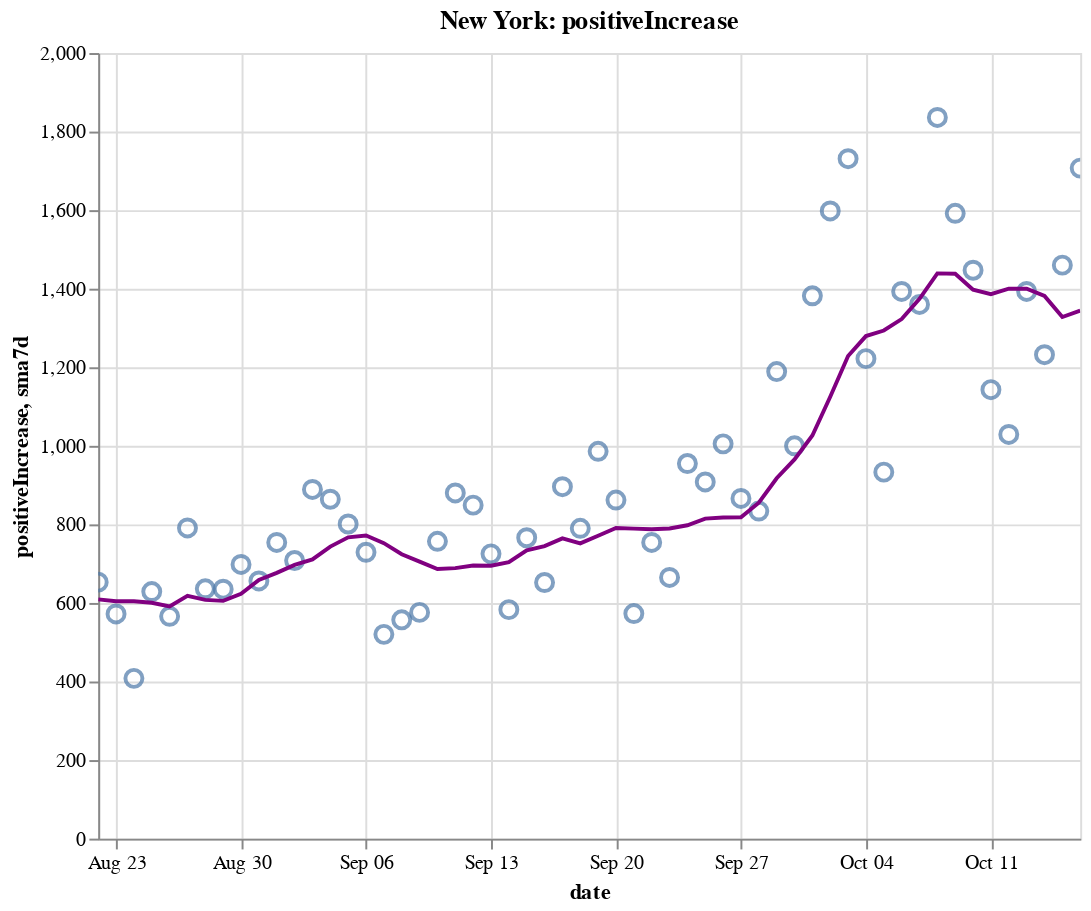

Here is the notebook cell this chart was saved with:
### Code cell
create_plot(ny, 'positiveIncrease')

### Figure 1 — Vega-Lite specification as saved in the notebook (floating-point values rounded to 4 significant figures)
{"config": {"view": {"continuousWidth": 400, "continuousHeight": 300}}, "layer": [{"layer": [{"mark": {"type": "point", "size": 75}, "encoding": {"tooltip": [{"type": "temporal", "field": "date"}, {"type": "quantitative", "field": "positiveIncrease"}, {"type": "quantitative", "field": "sma7d"}], "x": {"type": "temporal", "field": "date"}, "y": {"type": "quantitative", "field": "positiveIncrease"}}, "selection": {"selector008": {"type": "interval", "bind": "scales", "encodings": ["x", "y"]}}}, {"mark": {"type": "line", "color": "purple"}, "encoding": {"x": {"type": "temporal", "field": "date"}, "y": {"type": "quantitative", "field": "sma7d"}}}]}, {"mark": {"type": "rule", "color": "#aaa"}, "encoding": {"x": {"type": "temporal", "field": "date"}}, "transform": [{"filter": {"selection": "selector007"}}]}, {"mark": "circle", "encoding": {"opacity": {"condition": {"value": 1, "selection": "selector007"}, "value": 0}, "tooltip": [{"type": "temporal", "field": "date"}, {"type": "quantitative", "field": "positiveIncrease"}, {"type": "quantitative", "field": "sma7d"}], "x": {"type": "temporal", "field": "date"}, "y": {"type": "quantitative", "field": "positiveIncrease"}}, "selection": {"selector007": {"type": "single", "encodings": ["x"], "on": "mouseover", "nearest": true, "empty": "none"}}}, {"mark": {"type": "text", "align": "left", "dx": 5, "dy": -5, "stroke": "white", "strokeWidth": 2}, "encoding": {"text": {"type": "quantitative", "field": "positiveIncrease"}, "tooltip": [{"type": "temporal", "field": "date"}, {"type": "quantitative", "field": "positiveIncrease"}, {"type": "quantitative", "field": "sma7d"}], "x": {"type": "temporal", "field": "date"}, "y": {"type": "quantitative", "field": "positiveIncrease"}}, "transform": [{"filter": {"selection": "selector007"}}]}, {"mark": {"type": "text", "align": "left", "dx": 5, "dy": -5}, "encoding": {"text": {"type": "quantitative", "field": "positiveIncrease"}, "tooltip": [{"type": "temporal", "field": "date"}, {"type": "quantitative", "field": "positiveIncrease"}, {"type": "quantitative", "field": "sma7d"}], "x": {"type": "temporal", "field": "date"}, "y": {"type": "quantitative", "field": "positiveIncrease"}}, "transform": [{"filter": {"selection": "selector007"}}]}], "data": {"name": "data-151ffb4819173b8f36b28a551a49500b"}, "height": 400, "title": "New York: positiveIncrease", "width": 500, "$schema": "https://vega.github.io/schema/vega-lite/v4.8.1.json", "datasets": {"data-151ffb4819173b8f36b28a551a49500b": [{"date": "2020-08-22T00:00:00", "totalTestResultsIncrease": 94850.0, "positiveIncrease": 653.0, "death": 25280.0, "deathIncrease": 4.0, "positiveRate": 0.007, "state": "New York", "sma7d": 609.1}, {"date": "2020-08-23T00:00:00", "totalTestResultsIncrease": 74040.0, "positiveIncrease": 572.0, "death": 25290.0, "deathIncrease": 6.0, "positiveRate": 0.008, "state": "New York", "sma7d": 604.1}, {"date": "2020-08-24T00:00:00", "totalTestResultsIncrease": 62030.0, "positiveIncrease": 408.0, "death": 25300.0, "deathIncrease": 7.0, "positiveRate": 0.007, "state": "New York", "sma7d": 604.1}, {"date": "2020-08-25T00:00:00", "totalTestResultsIncrease": 67260.0, "positiveIncrease": 629.0, "death": 25300.0, "deathIncrease": 2.0, "positiveRate": 0.009, "state": "New York", "sma7d": 600.4}, {"date": "2020-08-26T00:00:00", "totalTestResultsIncrease": 71190.0, "positiveIncrease": 566.0, "death": 25300.0, "deathIncrease": 8.0, "positiveRate": 0.008, "state": "New York", "sma7d": 591.1}, {"date": "2020-08-27T00:00:00", "totalTestResultsIncrease": 83440.0, "positiveIncrease": 791.0, "death": 25310.0, "deathIncrease": 4.0, "positiveRate": 0.009, "state": "New York", "sma7d": 618.3}, {"date": "2020-08-28T00:00:00", "totalTestResultsIncrease": 97830.0, "positiveIncrease": 636.0, "death": 25310.0, "deathIncrease": 3.0, "positiveRate": 0.007, "state": "New York", "sma7d": 607.9}, {"date": "2020-08-29T00:00:00", "totalTestResultsIncrease": 93870.0, "positiveIncrease": 635.0, "death": 25320.0, "deathIncrease": 7.0, "positiveRate": 0.007, "state": "New York", "sma7d": 605.3}, {"date": "2020-08-30T00:00:00", "totalTestResultsIncrease": 100000.0, "positiveIncrease": 698.0, "death": 25330.0, "deathIncrease": 8.0, "positiveRate": 0.007, "state": "New York", "sma7d": 623.3}, {"date": "2020-08-31T00:00:00", "totalTestResultsIncrease": 66240.0, "positiveIncrease": 656.0, "death": 25330.0, "deathIncrease": 1.0, "positiveRate": 0.01, "state": "New York", "sma7d": 658.7}, {"date": "2020-09-01T00:00:00", "totalTestResultsIncrease": 77000.0, "positiveIncrease": 754.0, "death": 25330.0, "deathIncrease": 3.0, "positiveRate": 0.01, "state": "New York", "sma7d": 676.6}, {"date": "2020-09-02T00:00:00", "totalTestResultsIncrease": 88450.0, "positiveIncrease": 708.0, "death": 25340.0, "deathIncrease": 5.0, "positiveRate": 0.008, "state": "New York", "sma7d": 696.9}, {"date": "2020-09-03T00:00:00", "totalTestResultsIncrease": 88980.0, "positiveIncrease": 889.0, "death": 25340.0, "deathIncrease": 7.0, "positiveRate": 0.01, "state": "New York", "sma7d": 710.9}, {"date": "2020-09-04T00:00:00", "totalTestResultsIncrease": 93400.0, "positiveIncrease": 864.0, "death": 25350.0, "deathIncrease": 5.0, "positiveRate": 0.009, "state": "New York", "sma7d": 743.4}, {"date": "2020-09-05T00:00:00", "totalTestResultsIncrease": 99760.0, "positiveIncrease": 801.0, "death": 25350.0, "deathIncrease": 2.0, "positiveRate": 0.008, "state": "New York", "sma7d": 767.1}, {"date": "2020-09-06T00:00:00", "totalTestResultsIncrease": 85630.0, "positiveIncrease": 729.0, "death": 25360.0, "deathIncrease": 9.0, "positiveRate": 0.009, "state": "New York", "sma7d": 771.6}, {"date": "2020-09-07T00:00:00", "totalTestResultsIncrease": 58860.0, "positiveIncrease": 520.0, "death": 25360.0, "deathIncrease": 2.0, "positiveRate": 0.009, "state": "New York", "sma7d": 752.1}, {"date": "2020-09-08T00:00:00", "totalTestResultsIncrease": 57830.0, "positiveIncrease": 557.0, "death": 25370.0, "deathIncrease": 6.0, "positiveRate": 0.01, "state": "New York", "sma7d": 724.0}, {"date": "2020-09-09T00:00:00", "totalTestResultsIncrease": 63230.0, "positiveIncrease": 576.0, "death": 25370.0, "deathIncrease": 3.0, "positiveRate": 0.009, "state": "New York", "sma7d": 705.1}, {"date": "2020-09-10T00:00:00", "totalTestResultsIncrease": 76810.0, "positiveIncrease": 757.0, "death": 25380.0, "deathIncrease": 7.0, "positiveRate": 0.01, "state": "New York", "sma7d": 686.3}, {"date": "2020-09-11T00:00:00", "totalTestResultsIncrease": 89720.0, "positiveIncrease": 880.0, "death": 25380.0, "deathIncrease": 5.0, "positiveRate": 0.01, "state": "New York", "sma7d": 688.6}, {"date": "2020-09-12T00:00:00", "totalTestResultsIncrease": 102900.0, "positiveIncrease": 849.0, "death": 25380.0, "deathIncrease": 2.0, "positiveRate": 0.008, "state": "New York", "sma7d": 695.4}, {"date": "2020-09-13T00:00:00", "totalTestResultsIncrease": 72670.0, "positiveIncrease": 725.0, "death": 25390.0, "deathIncrease": 6.0, "positiveRate": 0.01, "state": "New York", "sma7d": 694.9}, {"date": "2020-09-14T00:00:00", "totalTestResultsIncrease": 63360.0, "positiveIncrease": 583.0, "death": 25390.0, "deathIncrease": 4.0, "positiveRate": 0.009, "state": "New York", "sma7d": 703.9}, {"date": "2020-09-15T00:00:00", "totalTestResultsIncrease": 73680.0, "positiveIncrease": 766.0, "death": 25400.0, "deathIncrease": 11.0, "positiveRate": 0.01, "state": "New York", "sma7d": 733.7}, {"date": "2020-09-16T00:00:00", "totalTestResultsIncrease": 75090.0, "positiveIncrease": 652.0, "death": 25410.0, "deathIncrease": 5.0, "positiveRate": 0.009, "state": "New York", "sma7d": 744.6}, {"date": "2020-09-17T00:00:00", "totalTestResultsIncrease": 91500.0, "positiveIncrease": 896.0, "death": 25410.0, "deathIncrease": 3.0, "positiveRate": 0.01, "state": "New York", "sma7d": 764.4}, {"date": "2020-09-18T00:00:00", "totalTestResultsIncrease": 89730.0, "positiveIncrease": 790.0, "death": 25420.0, "deathIncrease": 10.0, "positiveRate": 0.009, "state": "New York", "sma7d": 751.6}, {"date": "2020-09-19T00:00:00", "totalTestResultsIncrease": 110400.0, "positiveIncrease": 986.0, "death": 25420.0, "deathIncrease": 2.0, "positiveRate": 0.009, "state": "New York", "sma7d": 771.1}, {"date": "2020-09-20T00:00:00", "totalTestResultsIncrease": 100400.0, "positiveIncrease": 862.0, "death": 25430.0, "deathIncrease": 2.0, "positiveRate": 0.009, "state": "New York", "sma7d": 790.7}, {"date": "2020-09-21T00:00:00", "totalTestResultsIncrease": 58320.0, "positiveIncrease": 573.0, "death": 25430.0, "deathIncrease": 1.0, "positiveRate": 0.01, "state": "New York", "sma7d": 789.3}, {"date": "2020-09-22T00:00:00", "totalTestResultsIncrease": 84000.0, "positiveIncrease": 754.0, "death": 25430.0, "deathIncrease": 4.0, "positiveRate": 0.009, "state": "New York", "sma7d": 787.6}, {"date": "2020-09-23T00:00:00", "totalTestResultsIncrease": 70930.0, "positiveIncrease": 665.0, "death": 25440.0, "deathIncrease": 5.0, "positiveRate": 0.009, "state": "New York", "sma7d": 789.4}, {"date": "2020-09-24T00:00:00", "totalTestResultsIncrease": 92950.0, "positiveIncrease": 955.0, "death": 25440.0, "deathIncrease": 2.0, "positiveRate": 0.01, "state": "New York", "sma7d": 797.9}, {"date": "2020-09-25T00:00:00", "totalTestResultsIncrease": 94820.0, "positiveIncrease": 908.0, "death": 25450.0, "deathIncrease": 7.0, "positiveRate": 0.01, "state": "New York", "sma7d": 814.7}, {"date": "2020-09-26T00:00:00", "totalTestResultsIncrease": 99950.0, "positiveIncrease": 1005.0, "death": 25450.0, "deathIncrease": 4.0, "positiveRate": 0.01, "state": "New York", "sma7d": 817.4}, {"date": "2020-09-27T00:00:00", "totalTestResultsIncrease": 84770.0, "positiveIncrease": 866.0, "death": 25460.0, "deathIncrease": 6.0, "positiveRate": 0.01, "state": "New York", "sma7d": 818.0}, {"date": "2020-09-28T00:00:00", "totalTestResultsIncrease": 52940.0, "positiveIncrease": 834.0, "death": 25470.0, "deathIncrease": 12.0, "positiveRate": 0.016, "state": "New York", "sma7d": 855.3}, {"date": "2020-09-29T00:00:00", "totalTestResultsIncrease": 88230.0, "positiveIncrease": 1189.0, "death": 25470.0, "deathIncrease": 2.0, "positiveRate": 0.013, "state": "New York", "sma7d": 917.4}, {"date": "2020-09-30T00:00:00", "totalTestResultsIncrease": 97960.0, "positiveIncrease": 1000.0, "death": 25480.0, "deathIncrease": 9.0, "positiveRate": 0.01, "state": "New York", "sma7d": 965.3}, {"date": "2020-10-01T00:00:00", "totalTestResultsIncrease": 109200.0, "positiveIncrease": 1382.0, "death": 25490.0, "deathIncrease": 11.0, "positiveRate": 0.013, "state": "New York", "sma7d": 1026.0}, {"date": "2020-10-02T00:00:00", "totalTestResultsIncrease": 119500.0, "positiveIncrease": 1598.0, "death": 25500.0, "deathIncrease": 7.0, "positiveRate": 0.013, "state": "New York", "sma7d": 1125.0}, {"date": "2020-10-03T00:00:00", "totalTestResultsIncrease": 134300.0, "positiveIncrease": 1731.0, "death": 25500.0, "deathIncrease": 8.0, "positiveRate": 0.013, "state": "New York", "sma7d": 1229.0}, {"date": "2020-10-04T00:00:00", "totalTestResultsIncrease": 110300.0, "positiveIncrease": 1222.0, "death": 25520.0, "deathIncrease": 14.0, "positiveRate": 0.011, "state": "New York", "sma7d": 1279.0}, {"date": "2020-10-05T00:00:00", "totalTestResultsIncrease": 76400.0, "positiveIncrease": 933.0, "death": 25530.0, "deathIncrease": 8.0, "positiveRate": 0.012, "state": "New York", "sma7d": 1294.0}, {"date": "2020-10-06T00:00:00", "totalTestResultsIncrease": 96360.0, "positiveIncrease": 1393.0, "death": 25540.0, "deathIncrease": 9.0, "positiveRate": 0.014, "state": "New York", "sma7d": 1323.0}, {"date": "2020-10-07T00:00:00", "totalTestResultsIncrease": 108200.0, "positiveIncrease": 1360.0, "death": 25540.0, "deathIncrease": 9.0, "positiveRate": 0.013, "state": "New York", "sma7d": 1374.0}, {"date": "2020-10-08T00:00:00", "totalTestResultsIncrease": 145800.0, "positiveIncrease": 1836.0, "death": 25560.0, "deathIncrease": 10.0, "positiveRate": 0.013, "state": "New York", "sma7d": 1439.0}, {"date": "2020-10-09T00:00:00", "totalTestResultsIncrease": 139300.0, "positiveIncrease": 1592.0, "death": 25560.0, "deathIncrease": 6.0, "positiveRate": 0.011, "state": "New York", "sma7d": 1438.0}, {"date": "2020-10-10T00:00:00", "totalTestResultsIncrease": 134600.0, "positiveIncrease": 1447.0, "death": 25570.0, "deathIncrease": 8.0, "positiveRate": 0.011, "state": "New York", "sma7d": 1398.0}, {"date": "2020-10-11T00:00:00", "totalTestResultsIncrease": 118300.0, "positiveIncrease": 1143.0, "death": 25570.0, "deathIncrease": 5.0, "positiveRate": 0.01, "state": "New York", "sma7d": 1386.0}, {"date": "2020-10-12T00:00:00", "totalTestResultsIncrease": 91790.0, "positiveIncrease": 1029.0, "death": 25590.0, "deathIncrease": 13.0, "positiveRate": 0.011, "state": "New York", "sma7d": 1400.0}, {"date": "2020-10-13T00:00:00", "totalTestResultsIncrease": 99070.0, "positiveIncrease": 1393.0, "death": 25600.0, "deathIncrease": 11.0, "positiveRate": 0.014, "state": "New York", "sma7d": 1400.0}, {"date": "2020-10-14T00:00:00", "totalTestResultsIncrease": 111700.0, "positiveIncrease": 1232.0, "death": 25600.0, "deathIncrease": 7.0, "positiveRate": 0.011, "state": "New York", "sma7d": 1382.0}, {"date": "2020-10-15T00:00:00", "totalTestResultsIncrease": 133200.0, "positiveIncrease": 1460.0, "death": 25620.0, "deathIncrease": 13.0, "positiveRate": 0.011, "state": "New York", "sma7d": 1328.0}, {"date": "2020-10-16T00:00:00", "totalTestResultsIncrease": 136000.0, "positiveIncrease": 1707.0, "death": 25630.0, "deathIncrease": 10.0, "positiveRate": 0.013, "state": "New York", "sma7d": 1344.0}]}}
